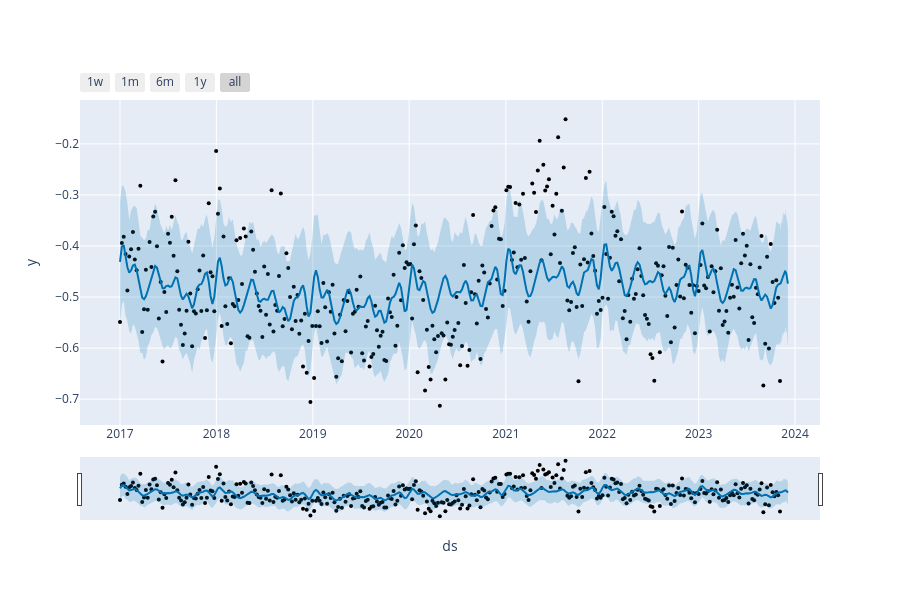
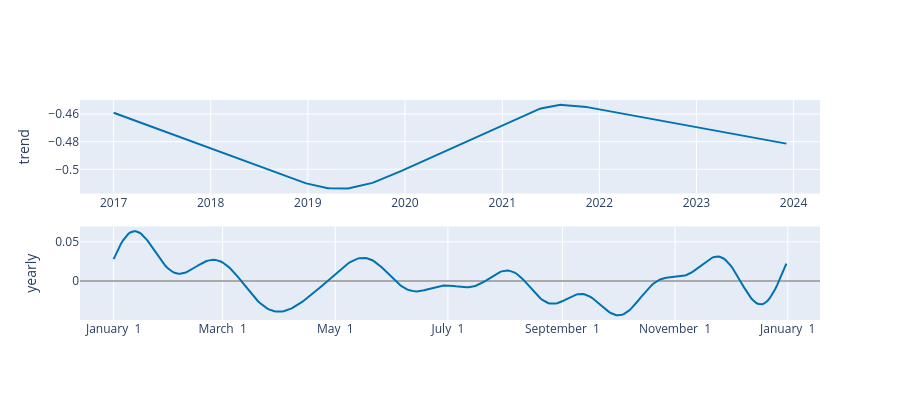

Write notebook code for charts like these, in order.
### Code cell
from prophet.plot import plot_plotly, plot_components_plotly

# Plot principal : historique + prévision
fig1 = plot_plotly(model, forecast)
fig1.show()

# Plot des composantes : tendance + saisonnalité
fig2 = plot_components_plotly(model, forecast)
fig2.show()

### Figure 1 — Plotly figure (JSON) as saved in the notebook; plotly's stock layout.template omitted (floating-point values rounded to 4 significant figures; data arrays with more than 128 entries replaced by an {"elided": "..."} marker saying what was removed)
{"data": [{"marker": {"color": "black", "size": 4}, "mode": "markers", "name": "Actual", "type": "scatter", "x": {"elided": "358 str values"}, "y": {"elided": "358 float values"}}, {"hoverinfo": "skip", "line": {"width": 0}, "mode": "lines", "type": "scatter", "x": {"elided": "388 str values"}, "y": {"elided": "388 float values"}}, {"fill": "tonexty", "fillcolor": "rgba(0, 114, 178, 0.2)", "line": {"color": "#0072B2", "width": 2}, "mode": "lines", "name": "Predicted", "type": "scatter", "x": {"elided": "388 str values"}, "y": {"elided": "388 float values"}}, {"fill": "tonexty", "fillcolor": "rgba(0, 114, 178, 0.2)", "hoverinfo": "skip", "line": {"width": 0}, "mode": "lines", "type": "scatter", "x": {"elided": "388 str values"}, "y": {"elided": "388 float values"}}], "layout": {"height": 600, "showlegend": false, "width": 900, "xaxis": {"rangeselector": {"buttons": [{"count": 7, "label": "1w", "step": "day", "stepmode": "backward"}, {"count": 1, "label": "1m", "step": "month", "stepmode": "backward"}, {"count": 6, "label": "6m", "step": "month", "stepmode": "backward"}, {"count": 1, "label": "1y", "step": "year", "stepmode": "backward"}, {"step": "all"}]}, "rangeslider": {"visible": true}, "title": {"text": "ds"}, "type": "date"}, "yaxis": {"title": {"text": "y"}}}}

### Figure 2 — Plotly figure (JSON) as saved in the notebook; plotly's stock layout.template omitted (floating-point values rounded to 4 significant figures; data arrays with more than 128 entries replaced by an {"elided": "..."} marker saying what was removed)
{"data": [{"line": {"color": "#0072B2", "width": 2}, "mode": "lines", "name": "trend", "type": "scatter", "x": {"elided": "388 str values"}, "xaxis": "x", "y": {"elided": "388 float values"}, "yaxis": "y"}, {"line": {"color": "rgba(0, 114, 178, 0.2)", "width": 0}, "mode": "lines", "name": "trend_upper", "type": "scatter", "x": {"elided": "388 str values"}, "xaxis": "x", "y": {"elided": "388 float values"}, "yaxis": "y"}, {"fill": "tonexty", "fillcolor": "rgba(0, 114, 178, 0.2)", "line": {"color": "rgba(0, 114, 178, 0.2)", "width": 0}, "mode": "lines", "name": "trend_lower", "type": "scatter", "x": {"elided": "388 str values"}, "xaxis": "x", "y": {"elided": "388 float values"}, "yaxis": "y"}, {"line": {"color": "#0072B2", "width": 2}, "mode": "lines", "name": "yearly", "type": "scatter", "x": {"elided": "365 str values"}, "xaxis": "x2", "y": {"elided": "365 float values"}, "yaxis": "y2"}], "layout": {"height": 400, "showlegend": false, "width": 900, "xaxis": {"anchor": "y", "domain": [0, 1], "range": ["2016-08-27T13:12:00", "2024-04-09T10:48:00"], "type": "date"}, "xaxis2": {"anchor": "y2", "domain": [0, 1], "range": ["2016-12-13T18:54:02.958904115", "2018-01-18T11:04:57.863013581"], "tickformat": "%B %e", "type": "date"}, "yaxis": {"anchor": "x", "domain": [0.575, 1], "rangemode": "normal", "title": {"text": "trend"}, "zerolinecolor": "#AAA"}, "yaxis2": {"anchor": "x2", "domain": [0, 0.425], "title": {"text": "yearly"}, "zerolinecolor": "#AAA"}}}
